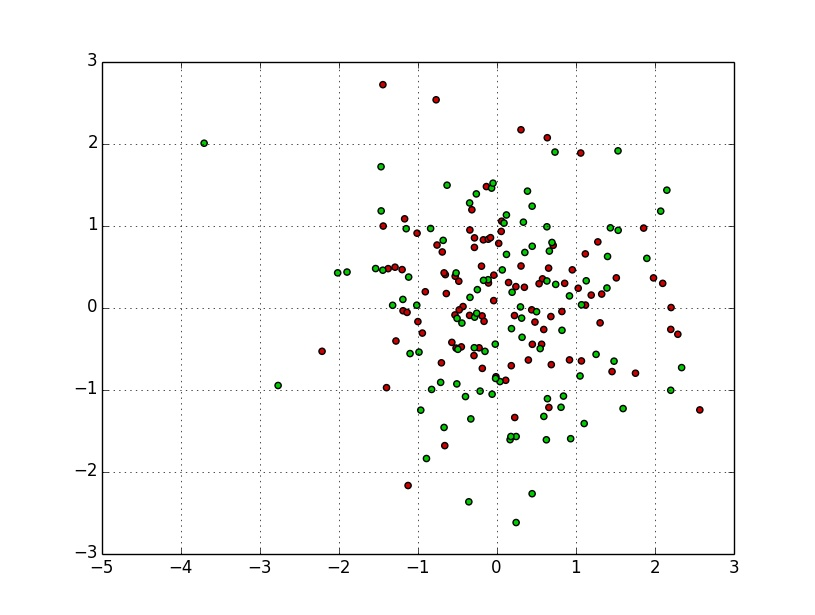

Generate this figure with Python:
# -*- coding: utf-8 -*-
import numpy as np
import matplotlib.pyplot as plt

def main():
    # 乱数を100個生成(x, y)
    x1 = np.random.randn(100)
    y1 = np.random.randn(100)
    x2 = np.random.randn(100)
    y2 = np.random.randn(100)
    # 散布図
    plt.scatter(x1,y1,c='#cc0000')
    plt.scatter(x2,y2,c='#00cc00')
    # 表示
    plt.grid()
    plt.show()

if __name__ == '__main__':
    main()
